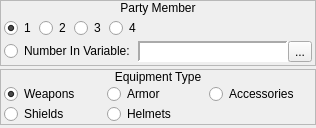
        <widget class="QWidget" name="wAvailableEquipment">
         <layout class="QVBoxLayout" name="verticalLayout_6">
          <property name="spacing">
           <number>3</number>
          </property>
          <property name="margin">
           <number>0</number>
          </property>
          <item>
           <widget class="QFrame" name="frame_8">
            <property name="sizePolicy">
             <sizepolicy hsizetype="Preferred" vsizetype="Fixed">
              <horstretch>0</horstretch>
              <verstretch>0</verstretch>
             </sizepolicy>
            </property>
            <property name="frameShape">
             <enum>QFrame::StyledPanel</enum>
            </property>
            <property name="frameShadow">
             <enum>QFrame::Raised</enum>
            </property>
            <layout class="QVBoxLayout" name="verticalLayout_8">
             <property name="spacing">
              <number>0</number>
             </property>
             <property name="margin">
              <number>0</number>
             </property>
             <item>
              <widget class="QLabel" name="label_8">
               <property name="sizePolicy">
                <sizepolicy hsizetype="Preferred" vsizetype="Fixed">
                 <horstretch>0</horstretch>
                 <verstretch>0</verstretch>
                </sizepolicy>
               </property>
               <property name="text">
                <string>Party Member</string>
               </property>
               <property name="alignment">
                <set>Qt::AlignCenter</set>
               </property>
              </widget>
             </item>
             <item>
              <widget class="QWidget" name="widget_14" native="true">
               <layout class="QVBoxLayout" name="verticalLayout_22">
                <property name="spacing">
                 <number>3</number>
                </property>
                <property name="margin">
                 <number>3</number>
                </property>
                <item>
                 <layout class="QHBoxLayout" name="horizontalLayout_37">
                  <item>
                   <widget class="QRadioButton" name="equip_rbPartyMember1">
                    <property name="sizePolicy">
                     <sizepolicy hsizetype="Fixed" vsizetype="Fixed">
                      <horstretch>0</horstretch>
                      <verstretch>0</verstretch>
                     </sizepolicy>
                    </property>
                    <property name="text">
                     <string>1</string>
                    </property>
                    <property name="checked">
                     <bool>true</bool>
                    </property>
                   </widget>
                  </item>
                  <item>
                   <widget class="QRadioButton" name="equip_rbPartyMember2">
                    <property name="sizePolicy">
                     <sizepolicy hsizetype="Fixed" vsizetype="Fixed">
                      <horstretch>0</horstretch>
                      <verstretch>0</verstretch>
                     </sizepolicy>
                    </property>
                    <property name="text">
                     <string>2</string>
                    </property>
                   </widget>
                  </item>
                  <item>
                   <widget class="QRadioButton" name="equip_rbPartyMember3">
                    <property name="sizePolicy">
                     <sizepolicy hsizetype="Fixed" vsizetype="Fixed">
                      <horstretch>0</horstretch>
                      <verstretch>0</verstretch>
                     </sizepolicy>
                    </property>
                    <property name="text">
                     <string>3</string>
                    </property>
                   </widget>
                  </item>
                  <item>
                   <widget class="QRadioButton" name="equip_rbPartyMember4">
                    <property name="sizePolicy">
                     <sizepolicy hsizetype="Fixed" vsizetype="Fixed">
                      <horstretch>0</horstretch>
                      <verstretch>0</verstretch>
                     </sizepolicy>
                    </property>
                    <property name="text">
                     <string>4</string>
                    </property>
                   </widget>
                  </item>
                  <item>
                   <spacer name="horizontalSpacer_8">
                    <property name="orientation">
                     <enum>Qt::Horizontal</enum>
                    </property>
                    <property name="sizeHint" stdset="0">
                     <size>
                      <width>40</width>
                      <height>20</height>
                     </size>
                    </property>
                   </spacer>
                  </item>
                 </layout>
                </item>
                <item>
                 <layout class="QHBoxLayout" name="horizontalLayout_11">
                  <item>
                   <widget class="QRadioButton" name="equip_rbPartyMemberVar">
                    <property name="sizePolicy">
                     <sizepolicy hsizetype="Fixed" vsizetype="Fixed">
                      <horstretch>0</horstretch>
                      <verstretch>0</verstretch>
                     </sizepolicy>
                    </property>
                    <property name="text">
                     <string>Number In Variable:</string>
                    </property>
                   </widget>
                  </item>
                  <item>
                   <widget class="QWidget" name="equip_wPartyMember_Variable" native="true">
                    <layout class="QHBoxLayout" name="horizontalLayout_38">
                     <property name="spacing">
                      <number>0</number>
                     </property>
                     <property name="margin">
                      <number>0</number>
                     </property>
                     <item>
                      <widget class="QLabel" name="equip_lblPartyMember_Variable">
                       <property name="sizePolicy">
                        <sizepolicy hsizetype="Preferred" vsizetype="Preferred">
                         <horstretch>0</horstretch>
                         <verstretch>0</verstretch>
                        </sizepolicy>
                       </property>
                       <property name="minimumSize">
                        <size>
                         <width>150</width>
                         <height>0</height>
                        </size>
                       </property>
                       <property name="font">
                        <font>
                         <family>Monospace</family>
                        </font>
                       </property>
                       <property name="styleSheet">
                        <string notr="true">background-color: palette(base);</string>
                       </property>
                       <property name="frameShape">
                        <enum>QFrame::Panel</enum>
                       </property>
                       <property name="frameShadow">
                        <enum>QFrame::Sunken</enum>
                       </property>
                       <property name="lineWidth">
                        <number>2</number>
                       </property>
                       <property name="text">
                        <string/>
                       </property>
                      </widget>
                     </item>
                     <item>
                      <widget class="QToolButton" name="equip_bPartyMember_BrowseVariables">
                       <property name="text">
                        <string>...</string>
                       </property>
                       <property name="icon">
                        <iconset resource="gui_icons.qrc">
                         <normaloff>:/icons/fileopen.png</normaloff>:/icons/fileopen.png</iconset>
                       </property>
                      </widget>
                     </item>
                    </layout>
                   </widget>
                  </item>
                 </layout>
                </item>
               </layout>
              </widget>
             </item>
            </layout>
           </widget>
          </item>
          <item>
           <widget class="QFrame" name="frame_4">
            <property name="sizePolicy">
             <sizepolicy hsizetype="Preferred" vsizetype="Fixed">
              <horstretch>0</horstretch>
              <verstretch>0</verstretch>
             </sizepolicy>
            </property>
            <property name="frameShape">
             <enum>QFrame::StyledPanel</enum>
            </property>
            <property name="frameShadow">
             <enum>QFrame::Raised</enum>
            </property>
            <layout class="QVBoxLayout" name="verticalLayout_5">
             <property name="spacing">
              <number>0</number>
             </property>
             <property name="margin">
              <number>0</number>
             </property>
             <item>
              <widget class="QLabel" name="label_2">
               <property name="sizePolicy">
                <sizepolicy hsizetype="Preferred" vsizetype="Fixed">
                 <horstretch>0</horstretch>
                 <verstretch>0</verstretch>
                </sizepolicy>
               </property>
               <property name="text">
                <string>Equipment Type</string>
               </property>
               <property name="alignment">
                <set>Qt::AlignCenter</set>
               </property>
              </widget>
             </item>
             <item>
              <widget class="QWidget" name="widget_2" native="true">
               <layout class="QHBoxLayout" name="horizontalLayout">
                <property name="spacing">
                 <number>0</number>
                </property>
                <property name="leftMargin">
                 <number>3</number>
                </property>
                <property name="topMargin">
                 <number>0</number>
                </property>
                <property name="rightMargin">
                 <number>3</number>
                </property>
                <property name="bottomMargin">
                 <number>0</number>
                </property>
                <item>
                 <layout class="QVBoxLayout" name="verticalLayout_9">
                  <property name="spacing">
                   <number>0</number>
                  </property>
                  <item>
                   <widget class="QRadioButton" name="equip_rbWeapons">
                    <property name="text">
                     <string>Weapons</string>
                    </property>
                    <property name="checked">
                     <bool>true</bool>
                    </property>
                   </widget>
                  </item>
                  <item>
                   <widget class="QRadioButton" name="equip_rbShields">
                    <property name="text">
                     <string>Shields</string>
                    </property>
                   </widget>
                  </item>
                 </layout>
                </item>
                <item>
                 <layout class="QVBoxLayout" name="verticalLayout_10">
                  <property name="spacing">
                   <number>0</number>
                  </property>
                  <item>
                   <widget class="QRadioButton" name="equip_rbArmor">
                    <property name="text">
                     <string>Armor</string>
                    </property>
                   </widget>
                  </item>
                  <item>
                   <widget class="QRadioButton" name="equip_rbHelmets">
                    <property name="text">
                     <string>Helmets</string>
                    </property>
                   </widget>
                  </item>
                 </layout>
                </item>
                <item>
                 <layout class="QVBoxLayout" name="verticalLayout_11">
                  <property name="spacing">
                   <number>0</number>
                  </property>
                  <item>
                   <widget class="QRadioButton" name="equip_rbAccessories">
                    <property name="text">
                     <string>Accessories</string>
                    </property>
                   </widget>
                  </item>
                  <item>
                   <widget class="QWidget" name="widget_3" native="true"/>
                  </item>
                 </layout>
                </item>
               </layout>
              </widget>
             </item>
            </layout>
           </widget>
          </item>
          <item>
           <widget class="QFrame" name="frame_14">
            <property name="frameShape">
             <enum>QFrame::StyledPanel</enum>
            </property>
            <property name="frameShadow">
             <enum>QFrame::Raised</enum>
            </property>
           </widget>
          </item>
         </layout>
        </widget>
